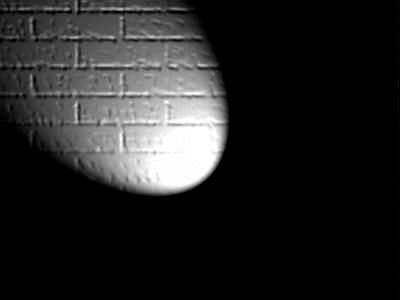
#> input picture Blue - Copy.jpg, 400 x 300 px, given in place of the camera
$ jupyter execute --allow-errors 'Thresholding on GrayScale.ipynb'   (text cells are left out)
#> lines starting #> are read from the running program, lines starting #| are printed output that depends on the picture; after the words box and inside, x2 and y2 are one past the last pixel; in counts of white or black regions, pixels touching at a corner belong together
[cell 1]
import cv2 as cv
import numpy as np
import matplotlib.pyplot as plt

[cell 2]
cam = cv.VideoCapture(0)

while True:

    _ , img = cam.read()
#> img is the input picture: shape (300, 400, 3); min 0, max 255, mean 36.9

    img = cv.resize(img , (int(1280/2), int(720/2)))
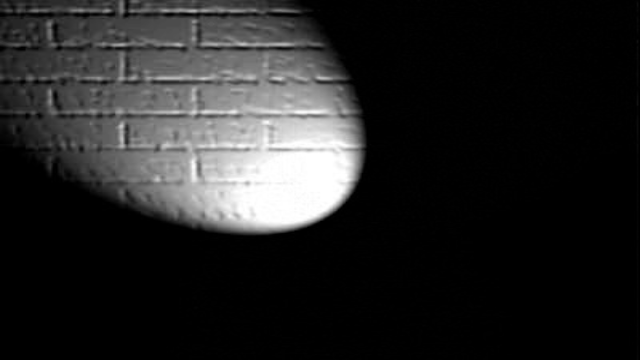
#> img: shape (360, 640, 3); min 0, max 255, mean 36.9
    img = cv.flip(img,1)
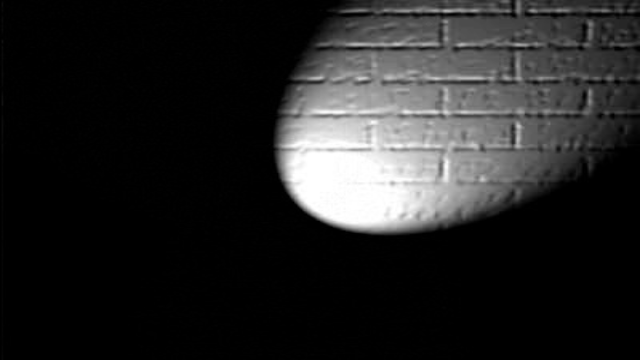
#> img: shape (360, 640, 3); min 0, max 255, mean 36.9

    gray = cv.cvtColor(img , cv.COLOR_BGR2GRAY)

    gray_thr_1 = gray.copy()
    gray_thr_1[gray_thr_1 > 200] = 30        # Black Background
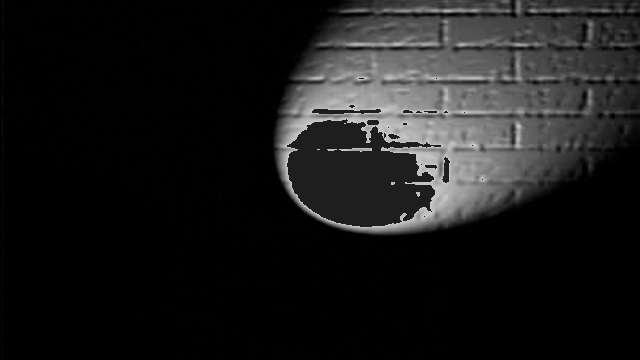
#> gray_thr_1: shape (360, 640); min 0, max 200, mean 26.1

    gray_thr_2 = gray.copy()
    gray_thr_2[gray_thr_2 > 200] = 100       # White Background
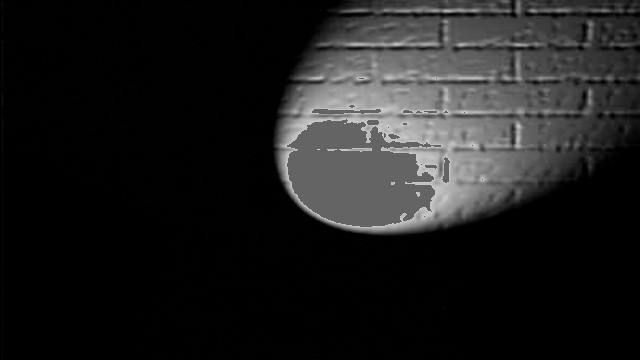
#> gray_thr_2: shape (360, 640); min 0, max 200, mean 29.7


    cv.imshow('Original'  ,img)
    cv.imshow('Gray'      ,gray)
    cv.imshow('Gray_Thr1' ,gray_thr_1)
    cv.imshow('Gray_Thr2' ,gray_thr_2)

    if cv.waitKey(1) == 27:

#> (key Esc is pressed here)
        cam.release()
        break

[cell 3]
import cv2 as cv
import numpy as np
import matplotlib.pyplot as plt

[cell 4]
camera = cv.VideoCapture(0)

lower = np.array([0,0,0])
upper = np.array([60,60,60])

while True:

    _ , img = camera.read()
    img = cv.flip(img,1)
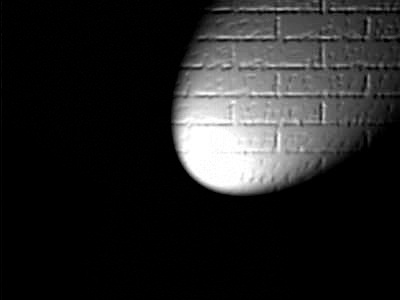
#> img: shape (300, 400, 3); min 0, max 255, mean 36.9

    mask = cv.blur(img, (4,4))
    mask = cv.inRange(mask, lower, upper)
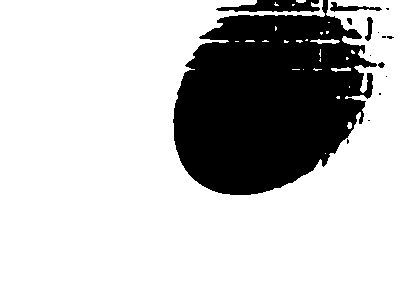
#> mask: shape (300, 400); 76% white; 15 black regions (9 under 20 px), largest, box (x1, y1, x2, y2) and area: (173, 0, 377, 195) 27493, (216, 0, 320, 12) 831, (330, 2, 382, 12) 216, (365, 17, 373, 41) 104, (378, 62, 385, 68) 28, (347, 18, 352, 25) 27

    cv.imshow("Frame" , img)
    cv.imshow("Mask"  , mask)

    if (cv.waitKey(1) == 27):
#> (key Esc is pressed here)
        camera.release()
        break

camera.release()

$ run again, on Green - Copy.jpg
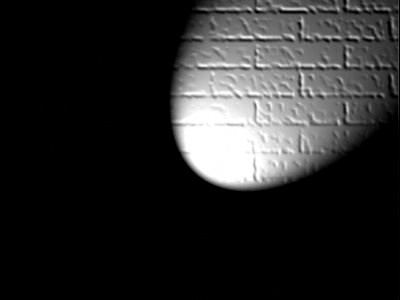
#> input picture Green - Copy.jpg, 400 x 300 px, given in place of the camera
#> img is the input picture: shape (300, 400, 3); min 0, max 255, mean 41.6
#> gray_thr_1: shape (360, 640); min 0, max 200, mean 27.6
#> `gray_thr_2[gray_thr_2 > 200] = 100`:
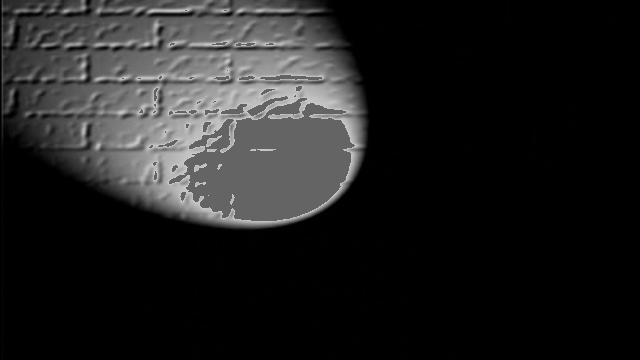
#> gray_thr_2: shape (360, 640); min 0, max 200, mean 32.3
#> `mask = cv.inRange(mask, lower, upper)`:
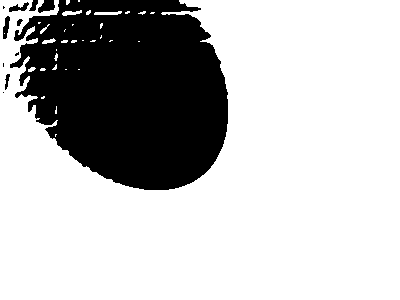
#> mask: shape (300, 400); 73.6% white; 11 black regions (4 under 20 px), largest, box (x1, y1, x2, y2) and area: (10, 0, 228, 190) 31140, (38, 0, 55, 13) 147, (3, 16, 10, 39) 100
